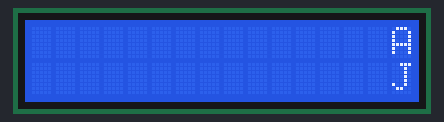
Recording of a sketch running on a simulated Arduino Uno, built with avr-gcc and run on an emulated ATmega328P. On the bench: 16×2 character LCD.

Above: at 0.17 s.
At 1.2 s:
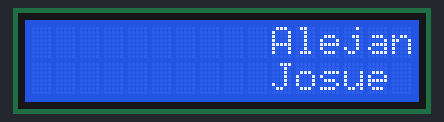
At 2.23 s:
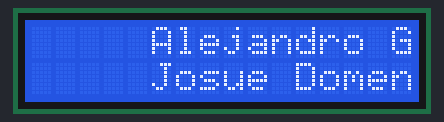
At 4.5 s:
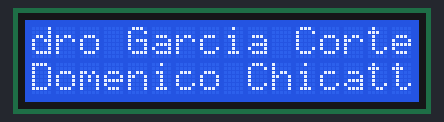
At 6.57 s:
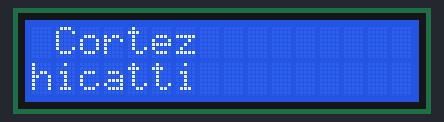
At 8.84 s:
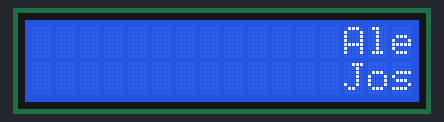

The sketch:

LCD2.ino
```cpp
#include <LiquidCrystal.h> // include the library code:
LiquidCrystal lcd(12, 11, 5, 4, 3, 2); // initialize the interface pins

void setup() {
  lcd.begin(16, 2); // set up the LCD's number of columns and rows:
}

void loop() {
  lcd.setCursor(16, 0);
  lcd.print("Alejandro Garcia Cortez");
  lcd.setCursor(16, 1);
  lcd.print("Josue Domenico Chicatti");
  lcd.scrollDisplayLeft();
  delay(200);
}
```

Measured:
- by itself, everything shown: repeats every 8.3 s, in 39 steps
